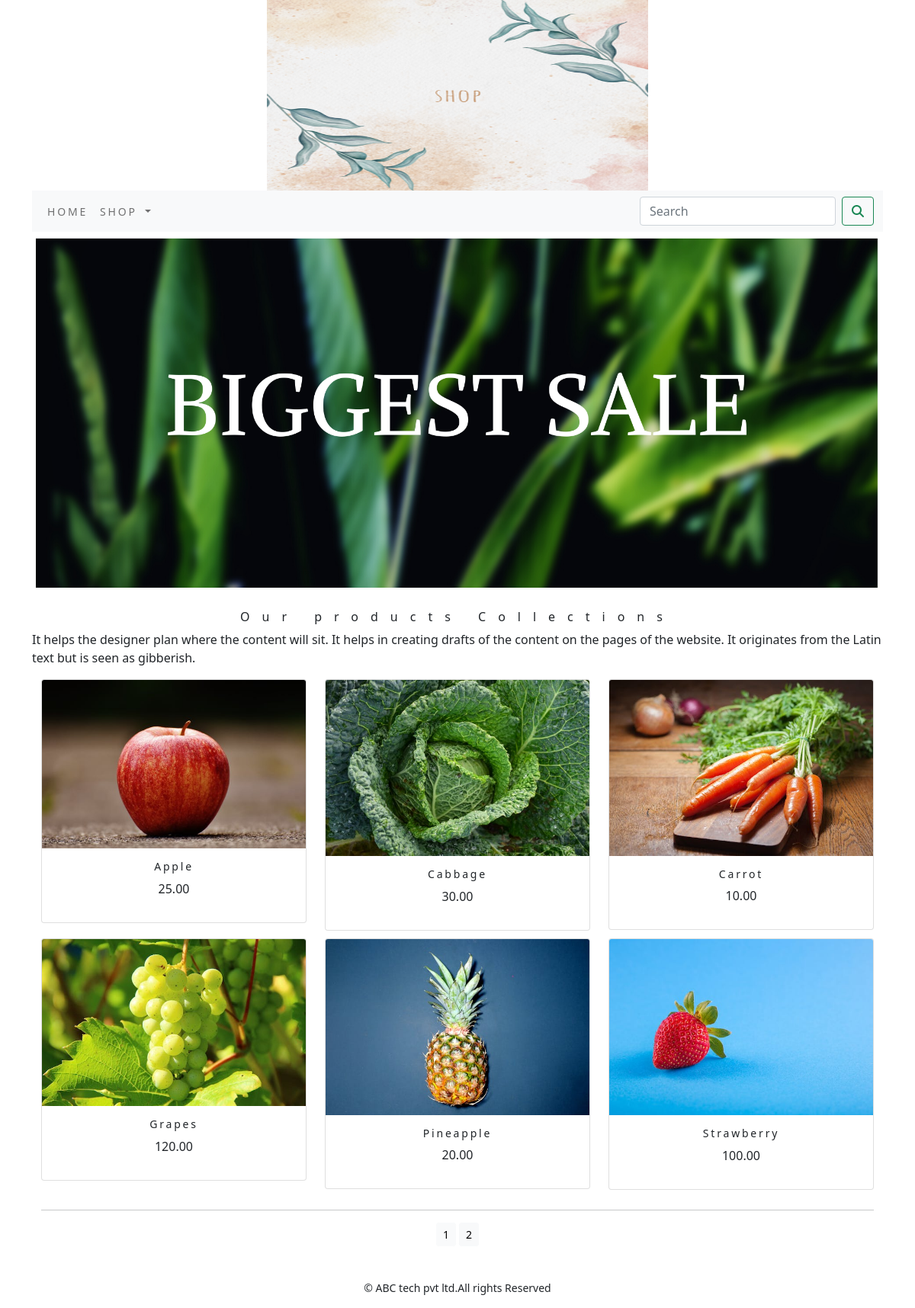
The app's page /shop/ with its own data.
### shop/models.py (models this page shows, shortened)
class Product(models.Model):
    name=models.CharField(max_length=250,unique=True)
    slug=models.SlugField(max_length=250,unique=True)
    description=models.TextField(blank=True)
    price=models.DecimalField(max_digits=10,decimal_places=2)
    category=models.ForeignKey(Category,on_delete=models.CASCADE)
    image=models.ImageField(upload_to='product',blank=True)
    stock=models.IntegerField()
    available=models.BooleanField(default=True)
    created=models.DateTimeField(auto_now_add=True)
    updated=models.DateTimeField(auto_now=True)
    def get_url(self):
        return reverse('shop:prodCatdetail',args=[self.category.slug,self.slug])
    class Meta:
        ordering=('name',)
        verbose_name='product'
        verbose_name_plural='products'

### shop/views.py (the view)
# urls.py: path('',views.allProdCart,name='allProdCart'),
def allProdCart(request,c_slug=None):
    c_page=None
    products_list=None
    if c_slug!=None:
        c_page=get_object_or_404(Category,slug=c_slug)
        products_list=Product.objects.all().filter(category=c_page,available=True)
    else:
        products_list=Product.objects.all().filter(available=True)
    paginator=Paginator(products_list,6)
    try:
        page=int(request.GET.get('page','1'))
    except:
        page=1
    try:
        products=paginator.page(page)
    except (EmptyPage,InvalidPage):
        products=paginator.page(paginator.num_pages)
    return render(request,"category.html",{'category':c_page,'products':products})

### cart/context_processors.py (called while the page is built)
def counter(request):
    item_count=0
    if 'admin' in request.path:
        return {}
    else:
        try:
            cart=Cart.objects.filter(cart_id=_cart_id(request))
            cart_items=CartItem.objects.all().filter(cart=cart[:1])
            for cart_item in cart_items:
                item_count += cart_item.quantity
        except Cart.DoesNotExist:
            item_count =0
    return dict(item_count=item_count)

### cart/views.py (called while the page is built)
def _cart_id(request):
    cart=request.session.session_key
    if not cart:
        cart=request.session.create()
    return cart

### shop/context_processors.py (called while the page is built)
def menu_links(request):
    links=Category.objects.all()
    return dict(links=links)

### shop/models.py (called while the page is built)
    def get_url(self):
        return reverse('shop:products_by_category',args=[self.slug])

### templates/category.html (shortened to what this page needs)
{% extends 'base.html' %}
{% load static %}
{% block content %}
<div class="mx_auto">
  {% if category %}
      <img class="my_image" src="{{category.image.url}}" alt="{{category.name}}">
</div>
    <br>
<div>
        <h1 class="text-center my_title">{{category.name}}</h1>
        <p class="text-justify">{{category.description}}</p>
</div>
  {% else %}
<div>
<img class="my_image my_image_padding" src="{% static 'img/banner.png' %}" alt="our products">
</div>
<br>
<div>
  <h1 class="text-center my_title"> Our products Collections</h1>
  <p class="text-justify">It helps the designer plan where the content will sit. It helps in creating drafts of the content on the pages of the website. It originates from the Latin text but is seen as gibberish.</p>
</div>
    {% endif %}
<div class="container">
  <div class="row mx_auto">
      {% for product in products.object_list %}
    <div class="my_bottom_margin col-9 col-sm-12 col-md-4  xol-lg-4">
      <div class="card text-center" style="min-width:18rem;">
          <a href="{{product.get_url}}"><img class="card-img-top my_image" src="{{product.image.url}}" alt="{{product.name}}"></a>
        <div class="card-body">
          <h4>{{product.name}}</h4>
          <p>{{product.price}}</p>
        </div>
      </div>
    </div>
    {% endfor %}
  </div>
    <div class="mx-auto">
        {% if products.paginator.num_pages > 1 %}
        <hr>
        <div class="text-center">
            {% for pg in products.paginator.page_range %}
                <a href="?page={{pg}}" class="btn btn-light btn-sm {% if products.number == pg %} active {% endif %}">{{pg}}</a>
{% endfor %}
        </div>
        {% endif %}
    </div>
    <br>
</div>
{% endblock %}

### templates/base.html (shortened to what this page needs)
{% load static %}
<!DOCTYPE html>
<html lang="en">
<head>
    <link rel="stylesheet" href="{% static 'css/custom.css' %}">
        <link href="{% static 'css/bootstrap.min.css' %}" rel="stylesheet">
</head>
<body>
<div class="container">
{% include 'header.html' %}
{% include 'navbar.html' %}
{% block content %}
{% endblock %}
</div>
{% include 'footer.html' %}
</body>
</html>

### templates/header.html
{% load static %}
<header>
    <center>
        <a href="{% url 'shop:allProdCart' %}"></a><img src="{% static 'img/logo.png' %}" style="width:500px;height:250px;"alt="logimage">
    </center>
</header>

### templates/navbar.html (shortened to what this page needs)
<nav class="navbar navbar-expand-lg navbar-light bg-light">
  <div class="container-fluid">
    <div class="collapse navbar-collapse" id="navbarSupportedContent">
      <ul class="navbar-nav me-auto mb-2 mb-lg-0">
        <li class="nav-item">
          <a class="nav-link" href="{% url 'shop:allProdCart' %}">Home</a>
        </li>
        <li class="nav-item dropdown {% if 'shop' in request.path %} active {% endif %}">
          <a class="nav-link dropdown-toggle" href="#" id="navbarDropdown" role="button" data-bs-toggle="dropdown" aria-expanded="false">
            Shop
          </a>
        </li>
      </ul>
      <form class="d-flex" action="{% url 'search_app:SearchResult' %}" method="get">
        <input name='q' class="form-control me-2" type="search" placeholder="Search" aria-label="Search">
        <button class="btn btn-outline-success" type="submit"><i class="fa fa-search" ></i></button>
      </form>
    </div>
  </div>
</nav>

### templates/footer.html
<div class="footer navbar-fixed-bottom my_footer">
  <p class="text-center">&copy; ABC tech pvt ltd.All rights Reserved</p>
</div>

### static/css/custom.css (style rules this page uses)
body { font-family: 'Roboto', sans-serif; }
.nav-item { letter-spacing : .2em; font-size :14px; text-transform :uppercase; }
.my_footer { background-color:#f8f9fa height:60px; }
.my_footer p { padding-top:20px; font-size:14px; }
.my_image { width:100%; height:auto; }
.my_title { font-size:16px; text_transform:uppercase; letter-spacing:1em; }
.my_image_padding { padding:5px; }
.my_bottom_margin { margin-bottom:10px; }
.card-body h4 { font-size:14px; text_transform:uppercase; letter-spacing:.2em }

### records on screen
Product: image (picture), name "Apple", price "25.00"
Product: image (picture), name "Cabbage", price "30.00"
Product: image (picture), name "Carrot", price "10.00"
Product: image (picture), name "Grapes", price "120.00"
Product: image (picture), name "Pineapple", price "20.00"
Product: image (picture), name "Strawberry", price "100.00"

### other values on screen
{{ pg }} "1" "2"
